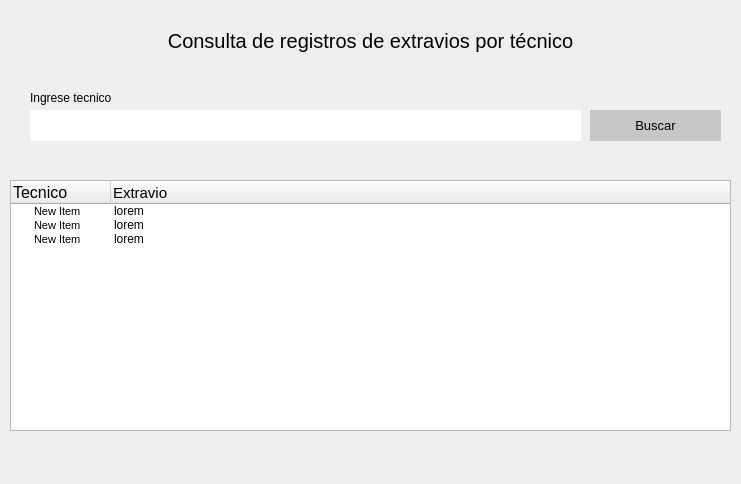
<?xml version="1.0" encoding="UTF-8"?>
<ui version="4.0">
 <class>Form</class>
 <widget class="QWidget" name="Form">
  <property name="geometry">
   <rect>
    <x>0</x>
    <y>0</y>
    <width>741</width>
    <height>484</height>
   </rect>
  </property>
  <property name="windowTitle">
   <string>Form</string>
  </property>
  <widget class="QLabel" name="label_2">
   <property name="geometry">
    <rect>
     <x>10</x>
     <y>20</y>
     <width>721</width>
     <height>41</height>
    </rect>
   </property>
   <property name="styleSheet">
    <string notr="true">font-size:20px;
</string>
   </property>
   <property name="text">
    <string>Consulta de registros de extravios por técnico</string>
   </property>
   <property name="alignment">
    <set>Qt::AlignCenter</set>
   </property>
  </widget>
  <widget class="QTreeWidget" name="ca_tabla">
   <property name="geometry">
    <rect>
     <x>10</x>
     <y>180</y>
     <width>721</width>
     <height>251</height>
    </rect>
   </property>
   <column>
    <property name="text">
     <string>Tecnico</string>
    </property>
    <property name="font">
     <font>
      <pointsize>12</pointsize>
     </font>
    </property>
   </column>
   <column>
    <property name="text">
     <string>Extravio</string>
    </property>
    <property name="font">
     <font>
      <pointsize>11</pointsize>
     </font>
    </property>
   </column>
   <item>
    <property name="text">
     <string>New Item</string>
    </property>
    <property name="font">
     <font>
      <pointsize>8</pointsize>
     </font>
    </property>
    <property name="text">
     <string>lorem</string>
    </property>
   </item>
   <item>
    <property name="text">
     <string>New Item</string>
    </property>
    <property name="font">
     <font>
      <pointsize>8</pointsize>
     </font>
    </property>
    <property name="text">
     <string>lorem</string>
    </property>
   </item>
   <item>
    <property name="text">
     <string>New Item</string>
    </property>
    <property name="font">
     <font>
      <pointsize>8</pointsize>
     </font>
    </property>
    <property name="text">
     <string>lorem</string>
    </property>
   </item>
  </widget>
  <widget class="QPushButton" name="ca_btn_buscar">
   <property name="geometry">
    <rect>
     <x>590</x>
     <y>110</y>
     <width>131</width>
     <height>31</height>
    </rect>
   </property>
   <property name="styleSheet">
    <string notr="true">background-color: rgb(199, 199, 199);
color:black;
font-size:10pt;
border:none;</string>
   </property>
   <property name="text">
    <string>Buscar</string>
   </property>
  </widget>
  <widget class="QLabel" name="label">
   <property name="geometry">
    <rect>
     <x>30</x>
     <y>90</y>
     <width>541</width>
     <height>16</height>
    </rect>
   </property>
   <property name="text">
    <string>Ingrese tecnico</string>
   </property>
  </widget>
  <widget class="QLineEdit" name="ca_input_buscar">
   <property name="geometry">
    <rect>
     <x>30</x>
     <y>110</y>
     <width>551</width>
     <height>31</height>
    </rect>
   </property>
   <property name="styleSheet">
    <string notr="true">border:none;
background-color: rgb(255, 255, 255);
font: 11pt &quot;MS Shell Dlg 2&quot;;</string>
   </property>
  </widget>
 </widget>
 <tabstops>
  <tabstop>ca_tabla</tabstop>
 </tabstops>
 <resources/>
 <connections/>
</ui>
